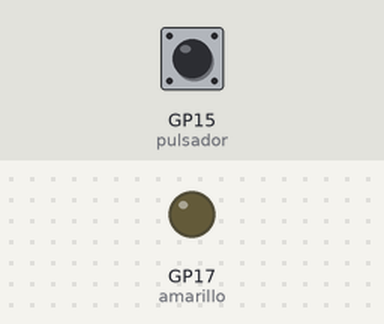
Bench run of a program on a simulated Raspberry Pi Pico running MicroPython. On the bench: output pins drawn as LEDs (lit = HIGH). The inputs (shaded band) are chosen by the test bench; at power-on: GP15 (pulsador) LOW.

Above: at 1.2 s.
1.3 s: GP15 (pulsador) pulled HIGH for 0.15 s
At 1.37 s:
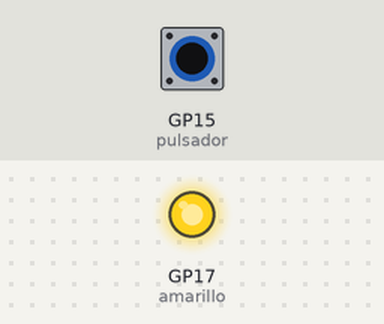
2.9 s: GP15 (pulsador) pulled HIGH for 3.2 s
At 6.9 s:
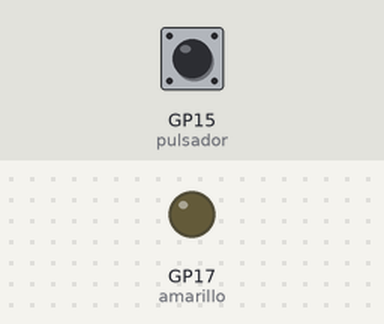
Timing chart, 0 to 8.4 s (numbered marks = the images above; inputs shaded):
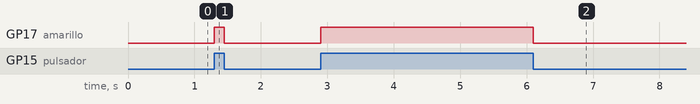

The program:

pulsador_pulldown.py
```python
from machine import Pin
import utime
amarillo = Pin(17,Pin.OUT)
pulsador = Pin(15,Pin.IN,Pin.PULL_DOWN)

while True:
    if pulsador.value() == 1:
        amarillo.on()
    else:
        amarillo.off()
```

Measured:
- after the input at 1.3 s, GP17 (amarillo): LOW → HIGH at once, → LOW 0.15 s later
- after the input at 2.9 s, GP17 (amarillo): LOW → HIGH at once, → LOW 3.2 s later
